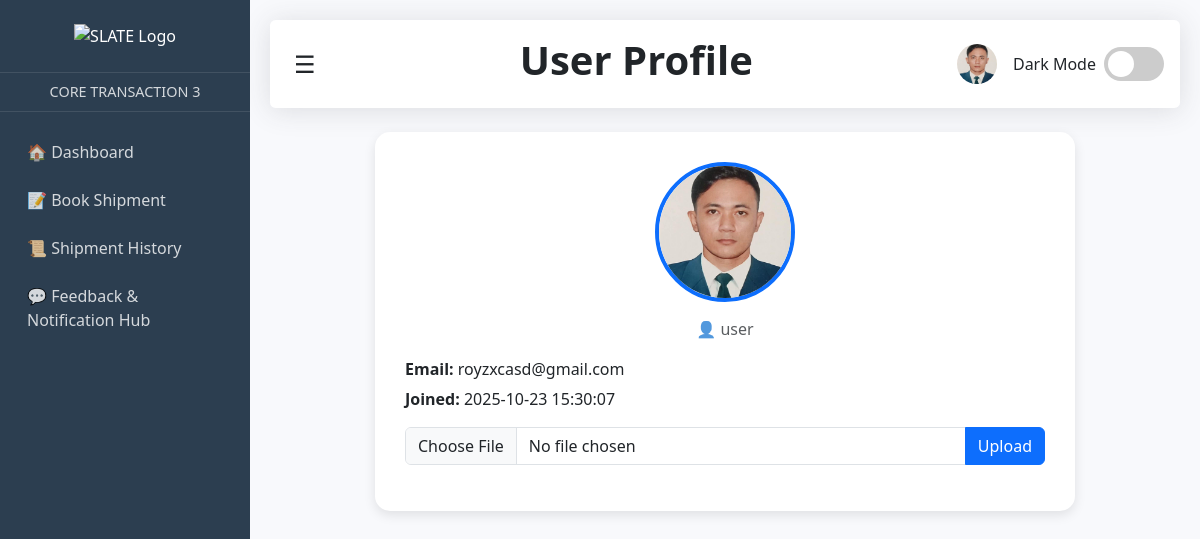
The page /core_slate3/user-profile.php (signed in) on the database its author committed.
### tables this page shows
CREATE TABLE `accounts` (
  `id` int(11) NOT NULL,
  `username` varchar(255) DEFAULT NULL,
  `email` varchar(100) NOT NULL,
  `phone_number` varchar(20) DEFAULT NULL,
  `gender` enum('Male','Female','Other') DEFAULT NULL,
  `password` varchar(255) DEFAULT NULL,
  `profile_image` varchar(255) DEFAULT NULL,
  `role` enum('admin','user','customer','super admin') DEFAULT 'user',
  `created_at` timestamp NOT NULL DEFAULT current_timestamp(),
  `otp_hash` varchar(255) DEFAULT NULL,
  `otp_expires_at` datetime DEFAULT NULL,
  `otp_attempts` int(11) DEFAULT 0,
  `last_otp_sent_at` datetime NOT NULL DEFAULT current_timestamp()
);

### core_slate3/user-profile.php (the view, shortened to what this page needs)
<?php
include('connection.php');
$username = $_SESSION['username'];
$query = mysqli_query($conn, "SELECT * FROM accounts WHERE username = '$username'");
$user = mysqli_fetch_assoc($query);
$profileImage = !empty($user['profile_image']) ? $user['profile_image'] : 'user.png';
?>
<!DOCTYPE html>
<html lang="en">
<head>
    <link href="https://cdn.jsdelivr.net/npm/bootstrap@5.3.3/dist/css/bootstrap.min.css" rel="stylesheet">
</head>
<body>
  <div class="sidebar" id="sidebar">
    <div class="logo">
      <img src="Remorig.png" alt="SLATE Logo">
    </div>
    <div class="system-name">CORE TRANSACTION 3</div>
        <a href="user.php">🏠 Dashboard</a>
        <a href="bookshipment.php">📝 Book Shipment</a>
        <a href="shiphistory.php">📜 Shipment History</a>
        <a href="feedback.php">💬 Feedback & Notification Hub</a>
  </div>
    <div class="content" id="mainContent">
        <div class="header">
            <div class="hamburger" id="hamburger">☰</div>
            <div>
                <h1 class="fw-bold">User Profile</h1>
            </div>
            <div class="theme-toggle-container">
                <div class="user_icon" id="userIcon">
                    <img src="<?php echo $profileImage; ?>" alt="User" id="profileImg">
                </div>
                <span class="theme-label">Dark Mode</span>
                <label class="theme-switch">
                    <span class="slider"></span>
                </label>
            </div>
        </div>
        <div class="main-content">
            <div class="profile-card">
                <img src="<?php echo $profileImage; ?>" alt="Profile Picture">
                <p class="text-muted">👤 <?php echo $user['role'] ?? 'User'; ?></p>
                <div class="profile-info">
                    <p><strong>Email:</strong> <?php echo $user['email'] ?? 'Not Set'; ?></p>
                    <p><strong>Joined:</strong> <?php echo $user['created_at'] ?? ''; ?></p>
                </div>
                <form method="POST" enctype="multipart/form-data" class="mt-3">
                    <div class="input-group mb-3">
                        <input type="file" name="profile_pic" accept="image/*" class="form-control" required>
                        <button type="submit" class="btn btn-primary">Upload</button>
                    </div>
                </form>
            </div>
        </div>
    </div>
</body>
</html>

### core_slate3/user-profile.php (style rules this page uses)
:root { --sidebar-width: 250px; --primary-color: #4e73df; --secondary-color: #f8f9fc; --dark-bg: #1a1a2e; --dark-card: #16213e; --text-light: #f8f9fa; --text-dark: #212529; --success-color: #1cc88a; --info-color: #36b9cc; --border-radius: 0.35rem; --shadow: 0 0.15rem 1.75rem 0 rgba(58, 59, 69, 0.15); }
* { box-sizing: border-box; margin: 0; padding: 0; }
body { font-family: 'Segoe UI', system-ui, sans-serif; background-color: var(--secondary-color); color: var(--text-dark); }
.sidebar { width: var(--sidebar-width); height: 100vh; position: fixed; left: 0; top: 0; background: #2c3e50; color: white; padding: 0; transition: all 0.3s ease; z-index: 1000; transform: translateX(0); }
.sidebar .logo { padding: 1.5rem; text-align: center; border-bottom: 1px solid rgba(255, 255, 255, 0.1); }
.sidebar .logo img { max-width: 100%; height: auto; }
.system-name { padding: 0.5rem 1.5rem; font-size: 0.9rem; color: rgba(255, 255, 255, 0.8); text-align: center; border-bottom: 1px solid rgba(255, 255, 255, 0.1); margin-bottom: 1rem; }
.sidebar a { display: block; color: rgba(255, 255, 255, 0.8); padding: 0.75rem 1.5rem; text-decoration: none; border-left: 3px solid transparent; transition: all 0.3s; }
.content { margin-left: var(--sidebar-width); padding: 20px; transition: all 0.3s ease; }
.header { background-color: white; padding: 1rem; border-radius: var(--border-radius); box-shadow: var(--shadow); margin-bottom: 1.5rem; display: flex; align-items: center; justify-content: space-between; }
.hamburger { font-size: 1.5rem; cursor: pointer; padding: 0.5rem; }
.user_icon { cursor: pointer; padding: 0.5rem; display: flex; align-items: center; position: relative; }
.user_icon img { width: 40px; height: 40px; border-radius: 50%; object-fit: cover; }
.profile-card { max-width: 700px; margin: auto; padding: 30px; border-radius: 15px; background: #fff; box-shadow: 0 4px 12px rgba(0, 0, 0, 0.1); text-align: center; }
.profile-card img { width: 140px; height: 140px; border-radius: 50%; border: 4px solid #0d6efd; object-fit: cover; margin-bottom: 15px; }
.profile-info { margin: 15px 0; text-align: left; }
.profile-info p { margin: 6px 0; }
.theme-toggle-container { display: flex; align-items: center; gap: 0.5rem; }
.theme-switch { position: relative; display: inline-block; width: 60px; height: 34px; }
.slider { position: absolute; cursor: pointer; top: 0; left: 0; right: 0; bottom: 0; background-color: #ccc; transition: .4s; border-radius: 34px; }
.slider:before { position: absolute; content: ""; height: 26px; width: 26px; left: 4px; bottom: 4px; background-color: white; transition: .4s; border-radius: 50%; }

### rows shown on the page
accounts: profile_image (picture), role "user", email "royzxcasd@gmail.com", created_at "2025-10-23 15:30:07"
